Frame 1 (no input): blank canvas, image omitted
Frame 60 (the mouse pressed at the canvas centre just before this capture): blank canvas, image omitted
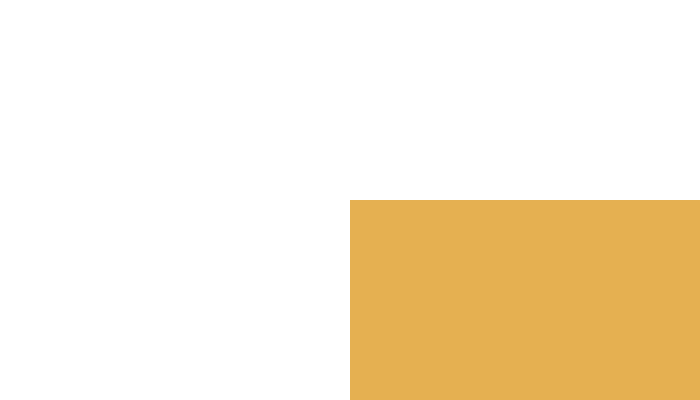
Frame 120 (the mouse held since frame 60 and released just before this capture)

The Processing sketch whose frames 1 and 60 were blank and that drew this single picture after the mouse press (run headless with seeded random() and noise(); from frame 60 on, the mouse is pressed at the canvas centre):

// Processing sketch: processing_40991
// ── processing_40991.pde

float backPosX =0;
float backPosY=0;
float speedX=1;
float speedY=1;
float shake=0;

void setup() {
  size(700,400);
}

void draw() {
  background(255);
  noStroke();
  
  rect(backPosX, backPosY, width,height);

  //   println(speedX);
  if (mousePressed== true) {
    backPosX +=mouseX- pmouseX ;
    backPosY += mouseY- pmouseY;
    
  }
  else {

    backPosX=backPosX-speedX;
    backPosY=backPosY-speedY;
    if(backPosX<0 && speedX>0) {
      backPosX=0;
        speedX=0;
        fill(224,64,28);
        
    }
    if(backPosY<0 && speedY>0) {
      backPosY=0; 
      speedY=0;
      fill(229,176,81);
    }
    if(backPosX>0 && speedX<0) {
      backPosX=0; 
      speedX=0;
      fill(39,47,48);
    }
    if(backPosY>0 && speedY<0) {
      backPosY=0; 
      speedY=0;
      fill(247,237,183);
    }
  }
}


void mouseReleased() {
  speedX=backPosX/15;
  speedY=backPosY/15;
}
